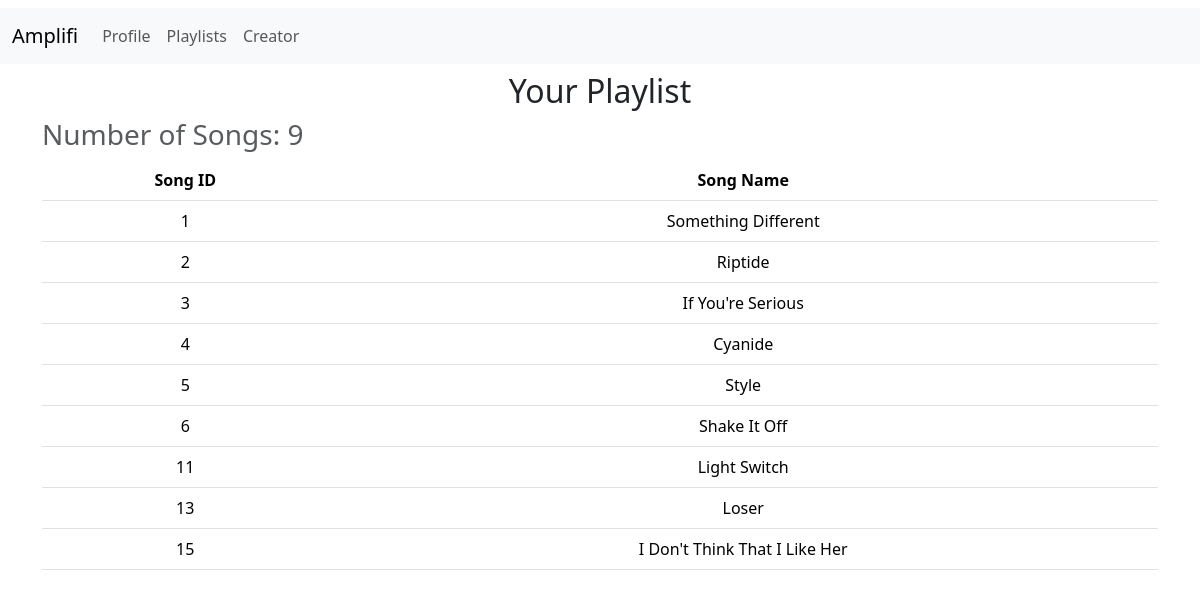
/playlist (signed in), run on the app's committed database.
### app.py (models this page shows)
class Playlist(db.Model):
    __tablename__ = 'playlist'
    userid = db.Column(db.Integer, db.ForeignKey('user.id'), unique=False, nullable=False)
    songid = db.Column(db.Integer, db.ForeignKey('song.id'), primary_key=True, nullable=False)

class Song(db.Model):
    __tablename__ = 'song'
    id = db.Column(db.Integer, primary_key=True, autoincrement=True)
    songname = db.Column(db.String(50), nullable=False)
    album_id = db.Column(db.Integer, db.ForeignKey('album.id'), nullable=False)
    songlyrics_path = db.Column(db.String(255), nullable=True)
    songduration = db.Column(db.Time, nullable=False)
    songdateofcreation = db.Column(db.Date, nullable=False)
    playlists = db.relationship('Playlist', backref='song', lazy=True)

### app.py (the view)
@app.route('/playlist')
@auth_required
def playlists_page():
    return render_template('playlists.html', user=User.query.get(session['user_id']), users=User.query.all(), songs=Song.query.all(), albums=Album.query.all(), playlists=Playlist.query.filter_by(userid=session['user_id']).all())

### app.py (called while the page is built)
def auth_required(func):
  @wraps(func)
  def inner(*args, **kwargs):
    if 'user_id' not in session:
      flash('You need to login first.')
      return redirect (url_for('login_page'))
    return func(*args, **kwargs)
  return inner

### templates/playlists.html (shortened to what this page needs)
{% extends 'layout.html' %}
	{% block content %}
		<h2>Your Playlist</h2>
		<div class='heading'>
			<h3 class='text-muted'>Number of Songs: {{playlists|length}}</h3>
		</div>
			<table class='table'>
				<thead>
					<tr>
						<th>Song ID</th>
						<th>Song Name</th>
					</tr>
				</thead>
				<tbody>
					{% for playlist in playlists %}
						<tr>
							<td>{{ playlist.song.id }}</td>
							<td>{{ playlist.song.songname }}</td>
						</tr>
					{% endfor %}
				</tbody>
			</table>
	{% endblock %}

### templates/playlists.html (style rules this page uses)
.heading { display: flex; flex-direction: row; align-items:center; justify-content: space-between; margin-top: 5px; }

### data on the page
Playlist: song.id "1", song.songname "Something Different"
Playlist: song.id "2", song.songname "Riptide"
Playlist: song.id "3", song.songname "If You're Serious"
Playlist: song.id "4", song.songname "Cyanide"
Playlist: song.id "5", song.songname "Style"
Playlist: song.id "6", song.songname "Shake It Off"
Playlist: song.id "11", song.songname "Light Switch"
Playlist: song.id "13", song.songname "Loser"
Playlist: song.id "15", song.songname "I Don't Think That I Like Her"

### other printed values
{{ playlists|length }} "9"
